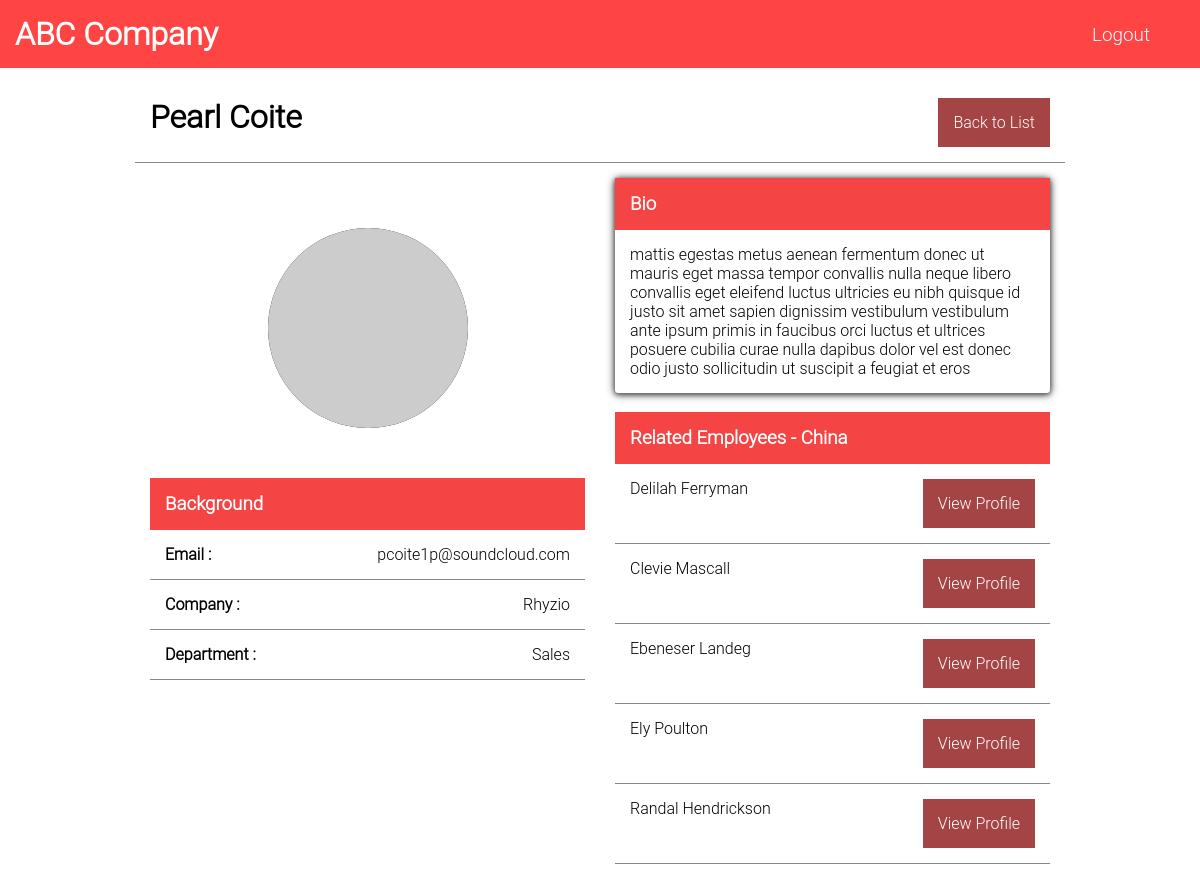
The app's page /profile.php?id=62 with its own data.
### tables this page shows
create table mock_data (
	id INT,
	full_name VARCHAR(50),
	email VARCHAR(50),
	avatar VARCHAR(50),
	company VARCHAR(50),
	department VARCHAR(50),
	bio TEXT,
	country VARCHAR(50)
);

### profile.php (the view)
<?php
    include './config.php';
    $id = $_GET['id'];
    $sql = "SELECT * FROM mock_data WHERE id=:id";
    $stmt = $conn->prepare($sql);
    $stmt -> bindParam(":id", $id);
    if($stmt->execute()){
        $employee = $stmt->fetch(PDO::FETCH_OBJ);
    }
    $sql = "SELECT * FROM mock_data WHERE country IN (:country) LIMIT 5";
    $stmt = $conn->prepare($sql);
    $stmt -> bindParam(":country", $employee->country);
    if($stmt->execute()){
        $rel_employees = $stmt->fetchAll(PDO::FETCH_OBJ);
    }
?>
<?php include './views/header.php' ?>
<div class="container">
    <div class="row">
    <li>
        <h1><?php echo $employee->full_name ?></h1>
        <a href="./main.php">Back to List</a>
    </li>
        <div class="col">
            <figure>
                <img src="<?php echo $employee->avatar?>">
            </figure>
            <h3>Background</h3>
            <ul>
                <li><b>Email :</b><?php echo $employee->email ?></li>
                <li><b>Company :</b><?php echo $employee->company ?></li>
                <li><b>Department :</b><?php echo $employee->department ?></li>
            </ul>
        </div>
        <div class="col">
            <div class="card">
                <h3>Bio</h3>
                <p><?php echo $employee->bio ?></p>
            </div>
            <br>
            <div>
                <h3>Related Employees - <?php echo $employee->country ?></h3>
                <ul class="employees">
                    <?php foreach($rel_employees as $rel_employee): ?>
                        <li>
                            <?php echo $rel_employee->full_name ?>
                            <a href="./profile.php?id=<?php echo $rel_employee->id ?>">View Profile</a>
                        </li>
                    <?php endforeach ?>
                </ul>
            </div>
        </div>
    </div>
</div>
<?php include './views/footer.php' ?>

### public/css/style1.css (style rules this page uses)
* { padding:0; margin:0; font-family: Roboto Light; box-sizing: border-box; }
.container { max-width: 960px; margin: auto; }
.row::after { clear: both; content: ""; }
.col { float: left; width:50%; }
figure img { height: 200px; width:200px }
.card { box-shadow: 0px 1px 4px #666, 0px 1px 8px #222; border-radius: 3px; }
h3 { background: #f44444; color: #fff; padding: 15px; }
.card p { padding: 15px; }
ul { list-style: none; }
li { padding:15px; border-bottom: 1px solid #888; }
.col { padding:15px; }
.btn, a { text-decoration: none; color: #fff; padding: 15px; background: #a44444; }
li { display:flex; justify-content: space-between }
figure img { background: #111; border-radius: 50%; }
.row { padding: 15px; }
figure { display: flex; align-items: center; justify-content: center; height: 300px; }

### records on screen
mock_data: full_name "Pearl Coite", email "pcoite1p@soundcloud.com", company "Rhyzio", department "Sales", bio "mattis egestas metus aenean fermentum donec ut mauris eget massa tempor convallis nulla neque libero convallis eget eleifend luctus ultricies eu nibh quisque id justo sit amet sapien dignissim vestibulum vestibulum ante ipsum primis in faucibus orci luctus et ultrices posuere cubilia curae nulla dapibus dolor vel est donec odio justo sollicitudin ut suscipit a feugiat et eros", country "China"
mock_data: full_name "Delilah Ferryman"
mock_data: full_name "Clevie Mascall"
mock_data: full_name "Ebeneser Landeg"
mock_data: full_name "Ely Poulton"
mock_data: full_name "Randal Hendrickson"
